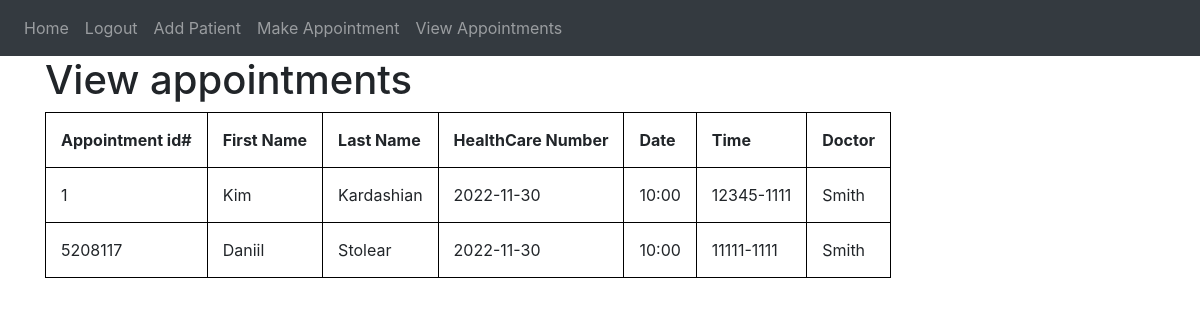
The page /viewAppointments (signed in) on the database its author committed.
### website/models.py (models this page shows)
class Appointment(db.Model):
    id = db.Column(db.Integer, primary_key = True)
    date = db.Column(db.String)
    time = db.Column(db.String)
    patientHealthCare = db.Column(db.Integer, db.ForeignKey('patient.healthcare'))
    patientFirstName = db.Column(db.Integer, db.ForeignKey('patient.first_name'))
    patientLastName = db.Column(db.Integer, db.ForeignKey('patient.last_name'))
    doctorLastName = db.Column(db.String, db.ForeignKey('doctor.lastName'))

### website/views.py (the view)
@views.route('/viewAppointments', methods=['GET', 'POST'])
@login_required
def viewAppointments():
    Fnames = []
    Lnames = []
    id = []
    date = []
    time = []
    healthcare = []
    doctor = []
    appointments = Appointment.query.all()
    data = []
    for appointment in appointments:
        data.append((appointment.id, appointment.patientFirstName, appointment.patientLastName, appointment.date, appointment.time, appointment.patientHealthCare, appointment.doctorLastName))
        Fnames.append(appointment.patientFirstName)
        Lnames.append(appointment.patientLastName)
        id.append(appointment.id)
        date.append(appointment.date)
        time.append(appointment.time)
        healthcare.append(appointment.patientHealthCare)
        doctor.append(appointment.doctorLastName)
    return render_template("viewAppointments.html", user=current_user,data=data)

### website/__init__.py (called while the page is built)
def create_app():
    app = Flask(__name__)
    app.config['SECRET_KEY'] = 'jan9'
    app.config['SQLALCHEMY_DATABASE_URI'] = f'sqlite:///{DB_NAME}'
    db.init_app(app)
    from .views import views
    from .auth import auth
    app.register_blueprint(views, url_prefix='/')
    app.register_blueprint(auth, url_prefix='/')
    from .models import User, Note
    with app.app_context():
        db.create_all()
    login_manager = LoginManager()
    login_manager.login_view = 'auth.login'
    login_manager.init_app(app)
    @login_manager.user_loader
    def load_user(id):
        return User.query.get(int(id))
    return app

### website/templates/viewAppointments.html (shortened to what this page needs)
{% extends "base.html" %}
{% block content%}
    <h1 align="centre">View appointments</h1>
    <div align="centre" class = "form-group">
       <table>
        <tr>
            <th>   Appointment id#  </th>
            <th>   First Name    </th>
            <th>   Last Name     </th>
            <th>   HealthCare Number    </th>
            <th>   Date    </th>
            <th>   Time    </th>
            <th>   Doctor  </th>
        </tr>
        {%for row in data%}
            <tr>
                {%for cell in row%}
                <td>{{cell}}</td>
                {%endfor%}
            </tr>
            {%endfor%}
       </table>
    </div>
{% endblock %}

### website/templates/base.html (shortened to what this page needs)
<!DOCTYPE html>
<html>
  <head>
    <link
      rel="stylesheet"
      href="https://stackpath.bootstrapcdn.com/bootstrap/4.4.1/css/bootstrap.min.css"
    />
    <link
      rel="stylesheet"
      href="https://stackpath.bootstrapcdn.com/font-awesome/4.7.0/css/font-awesome.min.css"
    />
  </head>
  <body>
    <nav class="navbar navbar-expand-lg navbar-dark bg-dark">
      <div class="collapse navbar-collapse" id="navbar">
        <div class="navbar-nav">
          {% if user.is_authenticated and user.accessLevel == "Admin"%}
          <a class="nav-item nav-link" id="home" href="/">Home</a>
          <a class="nav-item nav-link" id="logout" href="/logout">Logout</a>
          <a class="nav-item nav-link" id="addPatient" href="/addPatient">Add Patient</a>
          <a class="nav-item nav-link" id="makeAppointment" href="/makeAppointment">Make Appointment</a>
          <a class="nav-item nav-link" id="makeAppointment" href="/viewAppointments">View Appointments</a>
          {% elif user.is_authenticated%}
          <a class="nav-item nav-link" id="home" href="/">Home</a>
          <a class="nav-item nav-link" id="logout" href="/logout">Logout</a>
          {% else %}
          <a class="nav-item nav-link" id="login" href="/login">Login</a>
          <a class="nav-item nav-link" id="signUp" href="/sign-up">Sign Up</a>
          {% endif %}
        </div>
      </div>
    </nav>
    <div class="container">{% block content %} {% endblock %}</div>
  </body>
</html>

### website/templates/viewAppointments.html (style rules this page uses)
table, th, td { border: 1px solid black; border-collapse: collapse; }
th, td { padding: 15px; }

### rows shown on the page
Appointment: row "1", patientFirstName "Kim", patientLastName "Kardashian", date "2022-11-30", time "10:00", patientHealthCare "12345-1111", doctorLastName "Smith"
Appointment: id "5208117", patientFirstName "Daniil", patientLastName "Stolear", date "2022-11-30", time "10:00", patientHealthCare "11111-1111", doctorLastName "Smith"
